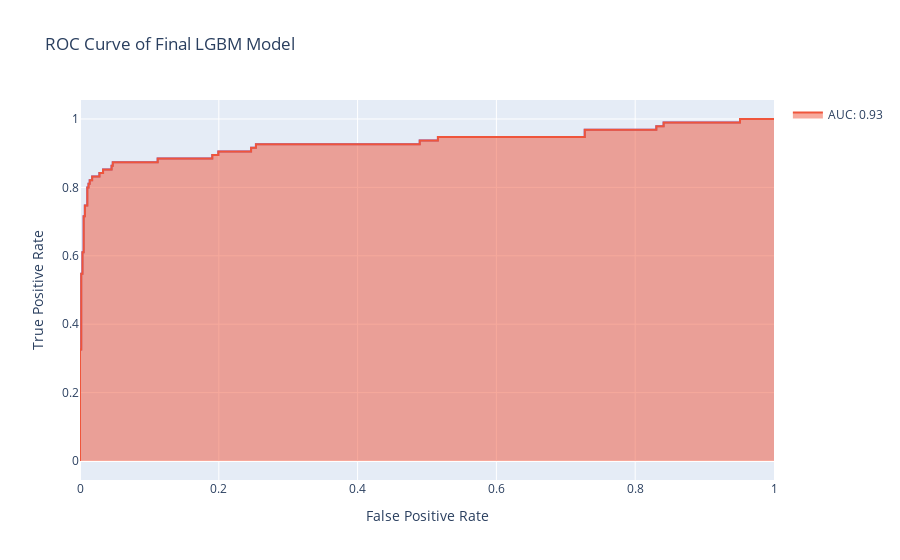

This figure's notebook cell:
### Code cell
from sklearn.metrics import roc_curve

fpr, tpr, thresholds = roc_curve(y_test_final, y_pred_proba_meta)
fig = px.line(x=fpr,y=tpr,
        title="ROC Curve of Final LGBM Model"
              )

fig.update_layout(xaxis_title="False Positive Rate",
        yaxis_title="True Positive Rate",)

fig.add_trace(go.Scatter(x=fpr, y=tpr, fill='tozeroy',name=f"AUC: {model_performance_final["roc_auc_score"]:.2f}"))
fig.show()
